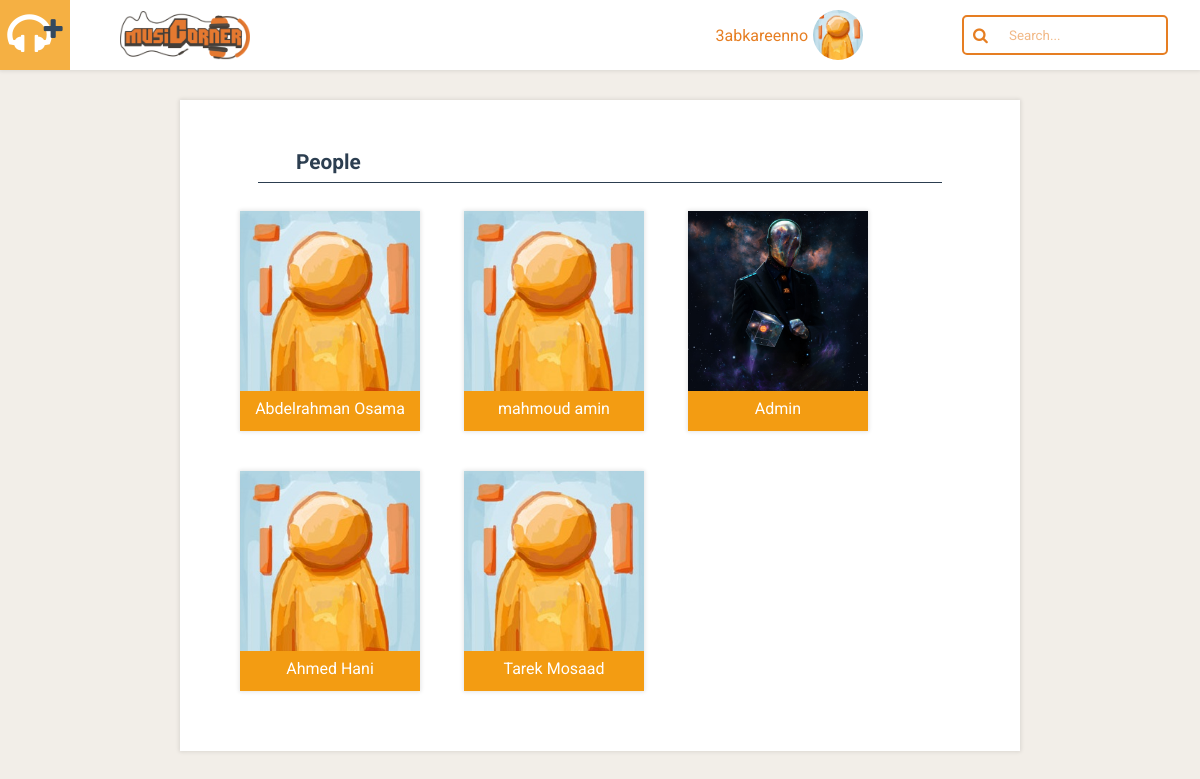
Screenshot of /results.php (signed in) with the database file from the repository.
### tables this page shows
CREATE TABLE `users` (
  `id` int(15) NOT NULL,
  `full name` text NOT NULL,
  `username` varchar(150) NOT NULL,
  `email` varchar(150) NOT NULL,
  `password` varchar(150) NOT NULL,
  `profile picture` varchar(250) NOT NULL,
  `role` text NOT NULL
);

### results.php (the view, shortened to what this page needs)
<?php session_start();
	include 'includes/connection.php';
	if(isset($_SESSION['id']) && isset($_SESSION['email'])== true){
		$user_id	= $_SESSION['id'];
	} else {
		header('Location: home.php');
	}
?>
<!DOCTYPE html>
<html lang="en">
<head>
	<link rel="stylesheet" href="css/normalize.min.css">
	<link rel="stylesheet" href="css/style.css">
	<link rel="stylesheet" href="css/font-awesome.min.css">
</head>
<body id="results">
	<?php include "includes/header.php"; ?>
	<div class="container card cf">
	<?php
			$search_value = '';
			$search_by_people = "SELECT * FROM `users` WHERE `username` LIKE '%$search_value%' OR
														`full name` LIKE '%$search_value%' OR `email` LIKE '%$search_value%'";
			$fire_search_by_people = mysqli_query($connection, $search_by_people);
			if($fire_search_by_people){
				echo '<p class="category">People</p>
							<hr/>
							<div class="people-results">';
				while ($people = mysqli_fetch_array($fire_search_by_people)) {
					$people_id = $people['id'];
					$people_name = $people['full name'];
					$people_profile_pic = $people['profile picture'];
					echo '<a href="profile.php?profile_id='.$people_id.'">
									<div class="account card">
										<div class="main-photo" style="background-image: url(&quot;'.$people_profile_pic.'&quot;);"></div>
										<p class="name">'.$people_name.'</p>
									</div>
								</a>';
				}
				echo '</div>';
			}
	 ?>
	</div>
</body>
</html>

### includes/header.php (shortened to what this page needs)
<header class="card cf">
  <a href="addsong.php">
    <div class="add">
      <i class="fa fa-headphones" aria-hidden="true"></i>
      <i class="fa fa-plus" aria-hidden="true"></i>
    </div>
  </a>
  <a href="home.php"><img class="logo" src="img/Logo.png" alt="LOGO"></a>
  <?php
  $search = '';
  echo '<form action="results.php?search_value='.$search.'">'; ?>
    <div class="search-box" >
      <div class="search">
        <span class="icon"><i class="fa fa-search"></i></span>
        <input name="search" type="search" id="search" placeholder="Search..." />
      </div>
    </div>
  </form>
  <div class="profile">
    <?php
      $username = '';
      $get_username = "SELECT * FROM `users` WHERE `id` = '$user_id'";
      $fire_get_username = mysqli_query($connection, $get_username);
      while ($rows = mysqli_fetch_array($fire_get_username)) {
          $username = $rows['username'];
      }
    ?>
    <p><?php echo "$username"?></p>
    <?php echo '<div class="photo" style="background-image: url(&quot;'.$_SESSION['profile picture'].'&quot;);"></div>' ?>
  </div>
</header>

### css/style.css (style rules this page uses)
:root { box-sizing: border-box; font-family: "Roboto", sans-serif; font-size: 16px; }
.cf:after { content: ""; display: block; clear: both; }
.container { max-width: 960px; margin: 0 auto; position: relative; }
.card { background-color: white; box-shadow: 0px 0px 4px 1px rgba(0, 0, 0, 0.1); }
a { color: black; }
#add, #home, #profile, #results { padding-top: 100px; }
form input { display: block; background-color: transparent; font-size: 1rem; border: none; border-bottom: 2px solid #E67E22; color: #E67E22; padding: 5px; margin: 10px auto; width: 100%; }
header { background-color: white; height: 70px; width: 100%; position: fixed; top: 0; z-index: 99; }
header .add { float: left; height: 70px; width: 70px; line-height: 70px; display: -webkit-box; display: -webkit-flex; display: -ms-flexbox; display: flex; -webkit-box-pack: center; -webkit-justify-content: center; -ms-flex-pack: center; justify-content: center; -webkit-box-align: center; -webkit-align-items: center; -ms-flex-align: center; align-items: center; -webkit-transition: all 300ms; transition: all 300ms; background-color: #F39C12; }
header .add .fa-headphones { font-size: 3rem; color: white; }
header .add .fa-plus { color: #34495E; margin-left: -0.5rem; margin-top: -0.8rem; font-size: 1.5rem; }
header .logo { width: 130px; position: absolute; top: 50%; -webkit-transform: translateY(-50%); -ms-transform: translateY(-50%); transform: translateY(-50%); margin-left: 50px; cursor: pointer; }
header .search-box { position: absolute; right: 2px; margin: 0 30px; height: 70px; display: -webkit-box; display: -webkit-flex; display: -ms-flexbox; display: flex; -webkit-box-align: center; -webkit-align-items: center; -ms-flex-align: center; align-items: center; }
header .search-box .search { position: relative; }
header .search-box input#search { max-width: 250px; height: 40px; border: none; font-size: 10pt; float: left; padding-left: 45px; border-radius: 5px; border: 2px solid #E67E22; }
header .search-box .icon { position: absolute; margin-left: 11px; top: 50%; -webkit-transform: translateY(-50%); -ms-transform: translateY(-50%); transform: translateY(-50%); z-index: 1; color: #E67E22; }
header .profile { position: absolute; padding: 0 7px; right: 300px; display: -webkit-box; display: -webkit-flex; display: -ms-flexbox; display: flex; -webkit-box-align: center; -webkit-align-items: center; -ms-flex-align: center; align-items: center; height: 70px; margin: 0 30px; -webkit-transition: all 300ms; transition: all 300ms; cursor: pointer; }
header .profile p { margin: 5px; color: #E67E22; }
header .profile .photo { height: 50px; width: 50px; border-radius: 50%; display: inline-block; background-size: cover; background-repeat: no-repeat; background-position: center center; }
.account { margin: 20px; height: 220px; width: 180px; background-color: #F39C12; color: white; text-align: center; position: relative; display: inline-block; }
.account .main-photo { height: 180px; width: 180px; display: inline-block; background-size: cover; background-repeat: no-repeat; background-position: center center; }
.account p { margin: 2px; margin-top: 4px; font-size: 1rem; }
body { background-color: #f2eee8; }
#results .container { max-width: 760px; padding: 40px; margin-bottom: 30px; }
#results .container .category { margin: 10px; margin-left: 10%; margin-bottom: 0; font-weight: bold; font-size: 1.3rem; color: #2C3E50; }
#results .container hr { height: 1px; border: none; background-color: #2C3E50; width: 90%; }

### rows the page displays
users: username "3abkareenno", profile picture (placeholder picture), full name "Abdelrahman Osama"
users: profile picture (placeholder picture), full name "mahmoud amin"
users: profile picture (picture), full name "Admin"
users: profile picture (placeholder picture), full name "Ahmed Hani"
users: profile picture (placeholder picture), full name "Tarek Mosaad"
